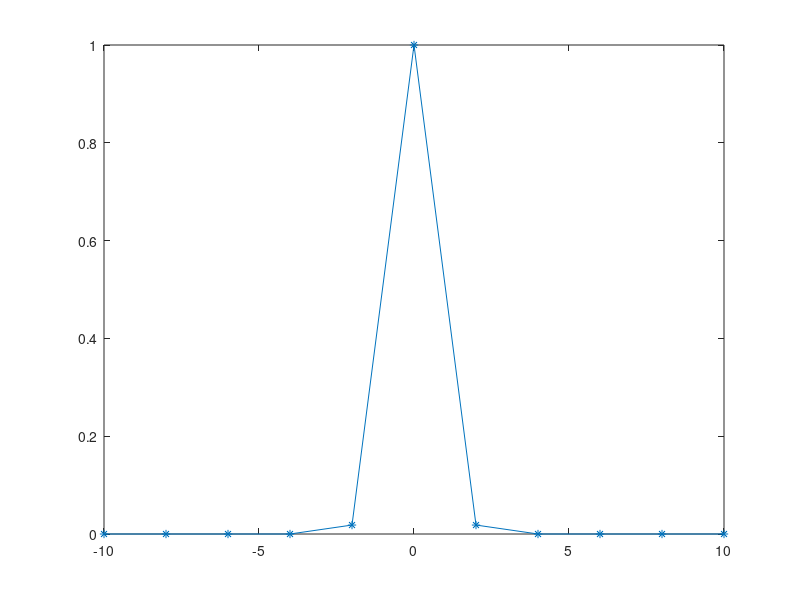

Reproduce this figure in MATLAB.

% a=myfun(100),
% 
% 
% function v=myfun(n)
% v=zeros(1,n);
% if n==1
%     v(1)=1;
%     v(2)=1;
% end
% if n>=3
%     v(1)=1;
%     v(2)=1;
%     k=3;
%     
%     while k<=n
%         
%         v(k)=v(k-1)+v(k-2);
%         k=k+1;
%     end
% end
% end
n=10;

f= @(x) exp(-x.^2);
% devide [-10,10] into a subintervals with n+1 point
% the length of each subinterval is 20/n
%x0 = -10, x1 = -10+deltaX, x2 = -10 +2*deltaX
x=-10:20/n:10;
y=f(x);
plot(x,y,'-*')